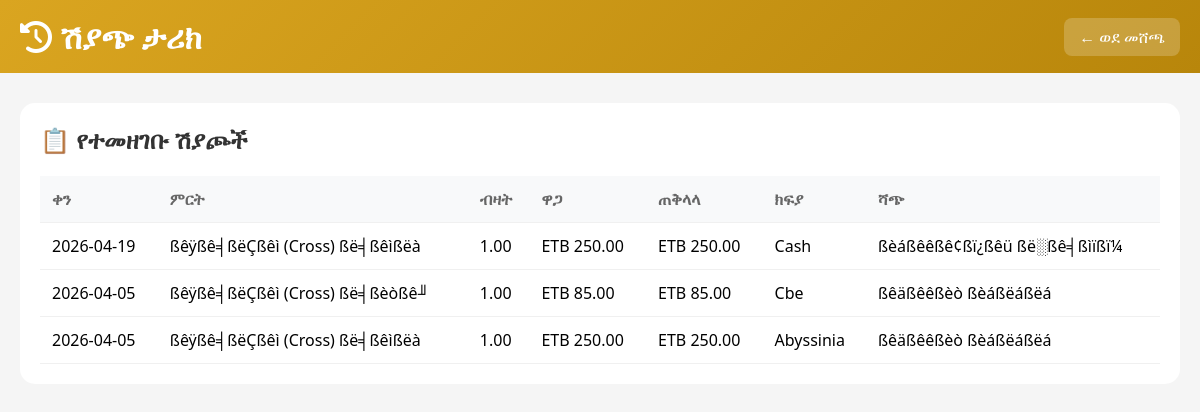
Screenshot of /lmat/history.php (signed in) with the database file from the repository.
### tables this page shows
CREATE TABLE `sales` (
  `id` int(11) NOT NULL AUTO_INCREMENT,
  `product_id` int(11) NOT NULL,
  `quantity` decimal(10,2) NOT NULL,
  `unit_price` decimal(10,2) NOT NULL,
  `total_amount` decimal(10,2) NOT NULL,
  `seller_id` int(11) NOT NULL,
  `payment_method` enum('cash','telebirr','cbe','abyssinia') NOT NULL,
  `amount_paid` decimal(10,2) DEFAULT 0.00,
  `change_amount` decimal(10,2) DEFAULT 0.00,
  `receipt_number` varchar(50) DEFAULT NULL,
  `sale_date` date NOT NULL,
  `cycle_id` int(11) DEFAULT NULL,
  `created_at` datetime DEFAULT current_timestamp(),
  PRIMARY KEY (`id`),
  KEY `product_id` (`product_id`),
  KEY `seller_id` (`seller_id`),
  KEY `cycle_id` (`cycle_id`),
  CONSTRAINT `sales_ibfk_1` FOREIGN KEY (`product_id`) REFERENCES `products` (`id`),
  CONSTRAINT `sales_ibfk_2` FOREIGN KEY (`seller_id`) REFERENCES `users` (`id`),
  CONSTRAINT `sales_ibfk_3` FOREIGN KEY (`cycle_id`) REFERENCES `sales_cycles` (`id`) ON DELETE SET NULL
);

CREATE TABLE `products` (
  `id` int(11) NOT NULL AUTO_INCREMENT,
  `name` varchar(100) NOT NULL,
  `price` decimal(10,2) NOT NULL,
  `stock` decimal(10,2) DEFAULT 0.00,
  `unit` varchar(20) DEFAULT 'pcs',
  `description` text DEFAULT NULL,
  `created_by` int(11) DEFAULT NULL,
  `created_at` datetime DEFAULT current_timestamp(),
  PRIMARY KEY (`id`),
  KEY `created_by` (`created_by`),
  CONSTRAINT `products_ibfk_1` FOREIGN KEY (`created_by`) REFERENCES `users` (`id`)
);

CREATE TABLE `users` (
  `id` int(11) NOT NULL AUTO_INCREMENT,
  `name` varchar(100) NOT NULL,
  `email` varchar(100) DEFAULT NULL,
  `password_hash` varchar(255) NOT NULL,
  `role_id` int(11) NOT NULL,
  `department` enum('lmat','nibret') NOT NULL,
  `is_active` tinyint(4) DEFAULT 1,
  `created_at` datetime DEFAULT current_timestamp(),
  PRIMARY KEY (`id`),
  UNIQUE KEY `unique_name` (`name`),
  KEY `role_id` (`role_id`),
  CONSTRAINT `users_ibfk_1` FOREIGN KEY (`role_id`) REFERENCES `roles` (`id`)
);

### lmat/history.php (the view, shortened to what this page needs)
<?php
require_once '../config/database.php';
require_once '../config/functions.php';
$is_admin = ($_SESSION['role'] == 'Lmat_Admin');
if ($is_admin) {
    $stmt = $pdo->query("SELECT s.*, p.name as product_name, u.name as seller_name
                         FROM sales s
                         JOIN products p ON s.product_id = p.id
                         JOIN users u ON s.seller_id = u.id
                         ORDER BY s.created_at DESC LIMIT 50");
}
$sales = $stmt->fetchAll();
?>
<!DOCTYPE html>
<html lang="en">
<head>
    <link rel="stylesheet" href="https://cdnjs.cloudflare.com/ajax/libs/font-awesome/6.4.0/css/all.min.css">
</head>
<body>
    <div class="header">
        <h1><i class="fas fa-history"></i> ሽያጭ ታሪክ</h1>
        <a href="index.php" class="back-btn">← ወደ መሸጫ</a>
    </div>
    <div class="container">
        <div class="card">
            <h2>📋 የተመዘገቡ ሽያጮች</h2>
            <div style="overflow-x: auto;">
                <table>
                    <thead>
                        <tr><th>ቀን</th><th>ምርት</th><th>ብዛት</th><th>ዋጋ</th><th>ጠቅላላ</th><th>ክፍያ</th><?php if ($is_admin): ?><th>ሻጭ</th><?php endif; ?></tr>
                    </thead>
                    <tbody>
                        <?php foreach ($sales as $sale): ?>
                        <tr>
                            <td><?php echo $sale['sale_date']; ?></td>
                            <td><?php echo htmlspecialchars($sale['product_name']); ?></td>
                            <td><?php echo $sale['quantity']; ?></td>
                            <td>ETB <?php echo number_format($sale['unit_price'], 2); ?></td>
                            <td>ETB <?php echo number_format($sale['total_amount'], 2); ?></td>
                            <td><?php echo ucfirst($sale['payment_method']); ?></td>
                            <?php if ($is_admin): ?><td><?php echo htmlspecialchars($sale['seller_name']); ?></td><?php endif; ?>
                        </tr>
                        <?php endforeach; ?>
                    </tbody>
                </table>
            </div>
        </div>
    </div>
</body>
</html>

### lmat/history.php (style rules this page uses)
:root { --primary: #DAA520; --primary-dark: #B8860B; }
* { margin: 0; padding: 0; box-sizing: border-box; }
body { font-family: 'Segoe UI', sans-serif; background: #f5f5f5; }
.header { background: linear-gradient(135deg, var(--primary), var(--primary-dark)); color: white; padding: 15px 20px; display: flex; justify-content: space-between; align-items: center; }
.back-btn { background: rgba(255,255,255,0.2); padding: 8px 15px; border-radius: 8px; color: white; text-decoration: none; }
.container { max-width: 1200px; margin: 30px auto; padding: 0 20px; }
.card { background: white; border-radius: 15px; padding: 20px; }
.card h2 { margin-bottom: 20px; color: #333; }
table { width: 100%; border-collapse: collapse; }
th, td { padding: 12px; text-align: left; border-bottom: 1px solid #f0f0f0; }
th { background: #f8f9fa; color: #666; }

### rows the page displays
sales: sale_date "2026-04-19", product.name "ßêÿßê╡ßëÇßêì (Cross) ßë╡ßêìßëà", quantity "1.00", unit_price "250.00", total_amount "250.00", payment_method "Cash", seller.name "ßèáßêêßê¢ßï¿ßêü ßë░ßê╡ßìïßï¼"
sales: sale_date "2026-04-05", product.name "ßêÿßê╡ßëÇßêì (Cross) ßë╡ßèòßê╜", quantity "1.00", unit_price "85.00", total_amount "85.00", payment_method "Cbe", seller.name "ßêäßêêßèò ßèáßëáßëá"
sales: sale_date "2026-04-05", product.name "ßêÿßê╡ßëÇßêì (Cross) ßë╡ßêìßëà", quantity "1.00", unit_price "250.00", total_amount "250.00", payment_method "Abyssinia", seller.name "ßêäßêêßèò ßèáßëáßëá"
